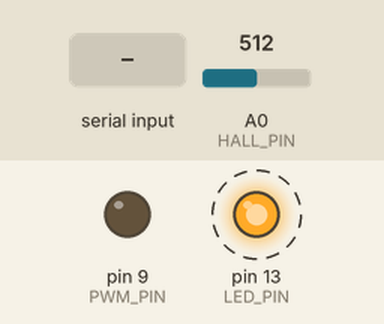
Recording of a sketch running on a simulated Arduino Uno, built for the host (arithmetic inside an expression is 32-bit, double 64-bit). Parts: output pins drawn as LEDs (lit = HIGH). Dashed ring = blinking. The inputs (shaded band) are chosen by the test bench; at power-on: A0 (HALL_PIN) = 512. What the sketch prints to the serial monitor is not drawn.

Above: at 1.2 s.
1.3 s: "s\n" received over Serial
3.4 s: "T90\n" received over Serial
6.4 s: "X90\n" received over Serial
Timing chart, 0 to 14.4 s (numbered marks = the images above; inputs shaded):
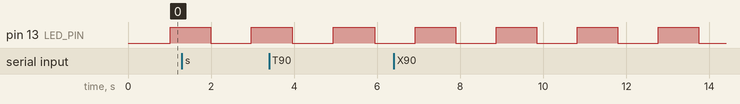

The sketch:

autotuner.ino
```cpp
// ════════════════════════════════════════════════════════════════════════════
//  autotuner.ino  —  Lavitator PID Auto-Tuner (Relay / Ziegler-Nichols)
//  Target : Arduino Nano (ATmega328P @ 16 MHz)
//
//  HOW IT WORKS:
//    1. Upload this sketch
//    2. Hold ball at levitation gap, then send  T  to start
//    3. The coil switches between HIGH and LOW duty (relay control)
//    4. The ball oscillates — the sketch measures frequency & amplitude
//    5. After 8 oscillation cycles it computes Kp and Kd automatically
//    6. Prints: "# RESULT Kp=X.XX Kd=Y.YY" — copy into maglev_simple.ino
//
//  Serial commands (115200 baud, Newline):
//    T     — start relay auto-tune (hold ball at gap first!)
//    X     — abort / stop
//    S346  — set setpoint ADC (default 346)
//
//  CSV output: time_ms, sensor_raw, output, state
// ════════════════════════════════════════════════════════════════════════════

#include <avr/io.h>
#include <math.h>      // fabs()
#include <stdlib.h>    // atof()

// ── Hardware ──────────────────────────────────────────────────────────────────
#define HALL_PIN          A0
#define PWM_PIN            9
#define LED_PIN           13

#define PWM_MAX          511
#define PWM_SOFT_LIMIT   480
#define LOOP_US          1000UL
#define SERIAL_BAUD      115200UL
#define HALL_OVERSAMPLE   16

// ── Tuner settings ────────────────────────────────────────────────────────────
#define SETPOINT          346.0f   // your measured levitation ADC
#define PWM_BIAS          265.0f   // your measured equilibrium duty
#define RELAY_AMP          50.0f   // relay step ± this value around bias
#define SETTLE_MS         2500UL   // wait for system to settle before relay starts
#define TUNE_CROSSINGS      16     // half-cycles to average (8 full cycles)
#define SAFETY_LOW         150     // ADC below this = contact → abort
#define SAFETY_HIGH        490     // ADC above this = fallen → abort

// ── State machine ────────────────────────────────────────────────────────
#define ST_IDLE     0
#define ST_SETTLING 1
#define ST_RELAY    2
#define ST_DONE     3
uint8_t g_state = ST_IDLE;

// ── Relay tracking ────────────────────────────────────────────────────────────
uint8_t  g_crossings      = 0;
uint32_t g_lastCrossMs    = 0;
float    g_halfPeriodSum  = 0.0f;   // sum of half-period durations (ms)
float    g_peakMax        = 0.0f;   // max ADC seen since last crossing
float    g_peakMin        = 1023.0f;// min ADC seen since last crossing
float    g_ampSum         = 0.0f;   // sum of half-amplitudes
bool     g_lastAbove      = false;  // was sensor above setpoint last tick?
uint32_t g_settleStart    = 0;

// Results
float g_resultKp = 0, g_resultKd = 0;

// ── Loop timing ───────────────────────────────────────────────────────────────
uint32_t g_lastLoopUs = 0;

// ── Command buffer ────────────────────────────────────────────────────────────
static char    g_cmdBuf[12];
static uint8_t g_cmdIdx = 0;
float g_setpoint = SETPOINT;

// ── Interference Canceller ───────────────────────────────────────────────────
// Calibrated coil interference table (maps 9-bit PWM to raw ADC drop)
static const int offsetTable[256] = {
  455,455,455,455,455,455,455,455,455,455,
  455,455,455,455,455,455,455,455,455,455,
  455,455,455,455,455,455,455,455,455,455,
  455,455,455,455,455,455,455,455,455,455,
  455,455,455,455,455,455,455,455,455,455,
  455,455,455,455,455,455,455,455,455,455,
  455,455,455,455,455,455,455,455,455,455,
  455,455,455,455,455,455,455,455,455,455,
  455,455,455,455,455,455,455,455,455,455,
  455,455,455,455,455,455,454,455,455,454,
  454,454,453,453,452,451,450,449,448,447,
  445,443,440,439,435,431,427,422,415,411,
  404,397,390,383,375,367,358,350,342,334,
  326,319,314,310,306,304,303,301,300,299,
  299,298,297,297,296,297,296,296,296,295,
  295,295,295,295,295,295,295,295,295,295,
  295,295,295,295,295,295,295,295,295,295,
  295,295,295,295,294,295,295,295,295,295,
  295,295,295,295,294,295,295,295,294,295,
  294,295,294,295,294,294,295,295,294,295,
  295,294,294,295,295,295,294,294,295,295,
  294,294,295,294,294,294,294,294,295,294,
  295,295,295,294,295,294,294,294,295,294,
  294,295,295,295,295,294,294,295,294,294,
  294,295,295,294,294,295,294,294,294,294,
  295,295,295,294,295,295
};

float calcExpectedOffset(uint16_t duty9bit) {
  int pwm = (int)(duty9bit / 2);
  if (pwm > 255) pwm = 255;

  // Average 5 surrounding points to smooth out the curve
  int start = pwm - 2; if (start < 0)   start = 0;
  int end   = pwm + 2; if (end   > 255) end   = 255;

  long sum = 0;
  int count = 0;
  for (int i = start; i <= end; i++) {
    sum += offsetTable[i];
    count++;
  }
  return (float)sum / (float)count;
}

uint16_t g_lastDuty = 0;

// ─────────────────────────────────────────────────────────────────────────────

void pwmBegin() {
  pinMode(PWM_PIN, OUTPUT);
  digitalWrite(PWM_PIN, LOW);
  TCCR1A = _BV(COM1A1) | _BV(WGM11);
  TCCR1B = _BV(WGM13) | _BV(WGM12) | _BV(CS10);
  ICR1   = (uint16_t)PWM_MAX;
  OCR1A  = 0;
}

void pwmSet(float duty) {
  int16_t d = (int16_t)duty;
  if (d < 0)              d = 0;
  if (d > PWM_SOFT_LIMIT) d = PWM_SOFT_LIMIT;
  OCR1A = (uint16_t)d;
  g_lastDuty = (uint16_t)d;
}

void pwmStop() {
  OCR1A = 0;
  g_lastDuty = 0;
}

void hallBegin() {
  pinMode(HALL_PIN, INPUT);
#if defined(__AVR_ATmega328P__) || defined(__AVR_ATmega168__)
  ADCSRA = (ADCSRA & 0xF8) | 0x04;
#endif
  for (uint8_t i = 0; i < 16; i++) { analogRead(HALL_PIN); delayMicroseconds(50); }
}

float hallRead() {
  uint32_t sum = 0;
  for (uint8_t i = 0; i < HALL_OVERSAMPLE; i++) sum += (uint16_t)analogRead(HALL_PIN);
  return (float)sum / (float)HALL_OVERSAMPLE;
}

void resetRelay() {
  g_crossings     = 0;
  g_halfPeriodSum = 0.0f;
  g_peakMax       = 0.0f;
  g_peakMin       = 1023.0f;
  g_ampSum        = 0.0f;
  g_lastCrossMs   = millis();
}

void computeResults() {
  // Average oscillation period (full cycle)
  float Tu = 2.0f * (g_halfPeriodSum / (float)(g_crossings - 1)) / 1000.0f; // seconds

  // Average amplitude (peak-to-peak / 2)
  float a  = g_ampSum / (float)(g_crossings - 1);

  // Ultimate gain: Ku = (4 * relay_amplitude) / (π * oscillation_amplitude)
  float Ku = (4.0f * RELAY_AMP) / (3.14159f * a);

  // Conservative Z-N (no-overshoot variant):
  g_resultKp = 0.33f * Ku;
  g_resultKd = 0.08f * Ku * Tu;

  Serial.println(F("# ────────────────────────────────────────────────"));
  Serial.println(F("# AUTO-TUNE COMPLETE"));
  Serial.print  (F("# Ultimate gain   Ku = ")); Serial.println(Ku, 4);
  Serial.print  (F("# Ultimate period Tu = ")); Serial.print(Tu, 4); Serial.println(F(" s"));
  Serial.print  (F("# Oscillation amp  a = ")); Serial.print(a, 2); Serial.println(F(" ADC"));
  Serial.println(F("# ────────────────────────────────────────────────"));
  Serial.print  (F("# RESULT Kp=")); Serial.print(g_resultKp, 4);
  Serial.print  (F(" Kd="));         Serial.println(g_resultKd, 4);
  Serial.println(F("# ────────────────────────────────────────────────"));
  Serial.println(F("# Copy these values into maglev_simple.ino:"));
  Serial.print  (F("#   #define KP_DEFAULT  ")); Serial.println(g_resultKp, 4);
  Serial.print  (F("#   #define KD_DEFAULT  ")); Serial.println(g_resultKd, 4);
  Serial.println(F("# ────────────────────────────────────────────────"));
}

void processSerial() {
  while (Serial.available() > 0) {
    char c = (char)Serial.read();
    if (c == '\n' || c == '\r') {
      if (g_cmdIdx > 0) {
        g_cmdBuf[g_cmdIdx] = '\0';
        char  cmd = g_cmdBuf[0];
        float val = (g_cmdIdx > 1) ? atof(g_cmdBuf + 1) : 0.0f;
        switch (cmd) {
          case 'T': case 't':
            if (g_state == ST_IDLE) {
              Serial.println(F("# Settling... hold ball at gap."));
              g_settleStart = millis();
              pwmSet(PWM_BIAS);
              resetRelay();
              g_state = ST_SETTLING;
            } else {
              Serial.println(F("# Already running. Send X to abort first."));
            }
            break;
          case 'X': case 'x':
            pwmStop();
            g_state = ST_IDLE;
            Serial.println(F("# Aborted."));
            break;
          case 'S': case 's':
            g_setpoint = val;
            Serial.print(F("# Setpoint = ")); Serial.println(val, 1);
            break;
          default:
            break;
        }
        g_cmdIdx = 0;
      }
    } else {
      if (g_cmdIdx < sizeof(g_cmdBuf) - 1) g_cmdBuf[g_cmdIdx++] = c;
    }
  }
}

// ─────────────────────────────────────────────────────────────────────────────

void setup() {
  Serial.begin(SERIAL_BAUD);
  uint32_t t0 = millis();
  while (!Serial && millis() - t0 < 3000UL) {}

  hallBegin();
  pwmBegin();
  pinMode(LED_PIN, OUTPUT);

  Serial.println(F("# ════════════════════════════════════════════════"));
  Serial.println(F("# Lavitator PID Auto-Tuner (Relay / Ziegler-Nichols)"));
  Serial.println(F("# Hold ball at levitation gap, then send:  T"));
  Serial.println(F("# S<val> = set setpoint (default 346)"));
  Serial.println(F("# X = abort"));
  Serial.println(F("# ════════════════════════════════════════════════"));
  Serial.println(F("time_ms,sensor_raw,output,state"));

  g_lastLoopUs = micros();
}

void loop() {
  uint32_t now     = micros();
  uint32_t elapsed = now - g_lastLoopUs;
  if (elapsed < LOOP_US) return;
  g_lastLoopUs = now;

  processSerial();

  // Read raw sensor and cancel out the coil's magnetic field
  float sensorRaw = hallRead();
  float expected  = calcExpectedOffset(g_lastDuty);

  // cleanSignal = Raw - Expected + Baseline (455)
  // This means if there is NO ball, cleanSignal is ALWAYS 455 regardless of PWM.
  // When the ball is near, cleanSignal will change and only reflect the ball!
  float cleanSignal = sensorRaw - expected + 455.0f;

  float output = 0.0f;
  uint8_t stateCode = 0;

  switch (g_state) {

    case ST_IDLE:
      pwmStop();
      stateCode = 0;
      break;

    case ST_SETTLING:
      stateCode = 1;
      output = PWM_BIAS;
      pwmSet(output);
      if (millis() - g_settleStart >= SETTLE_MS) {
        // Check sensor is near setpoint before starting relay
        if ((cleanSignal > g_setpoint ? cleanSignal - g_setpoint : g_setpoint - cleanSignal) < 60.0f) {
          Serial.println(F("# Relay starting..."));
          g_lastAbove    = (cleanSignal > g_setpoint);
          g_lastCrossMs  = millis();
          g_peakMax      = cleanSignal;
          g_peakMin      = cleanSignal;
          g_state        = ST_RELAY;
        } else {
          Serial.print(F("# Sensor not near setpoint ("));
          Serial.print(cleanSignal, 0);
          Serial.println(F("). Re-position ball or send S<new_val>, then T again."));
          pwmStop();
          g_state = ST_IDLE;
        }
      }
      break;

    case ST_RELAY: {
      stateCode = 2;

      // Safety check disabled during tuning for now, to avoid false aborts
      // We rely on the user to hit X if the ball falls.

      // Relay control: switch based on which side of setpoint we are
      bool above = (cleanSignal > g_setpoint);
      output = PWM_BIAS + (above ? -RELAY_AMP : +RELAY_AMP);
      pwmSet(output);

      // Track peak in current half-cycle
      if (cleanSignal > g_peakMax) g_peakMax = cleanSignal;
      if (cleanSignal < g_peakMin) g_peakMin = cleanSignal;

      // Detect zero-crossing (sensor crosses setpoint)
      if (above != g_lastAbove) {
        uint32_t now_ms       = millis();
        float    halfPeriodMs = (float)(now_ms - g_lastCrossMs);
        float    halfAmp      = (g_peakMax - g_peakMin);

        if (g_crossings > 0) {   // skip first (incomplete) half-cycle
          g_halfPeriodSum += halfPeriodMs;
          g_ampSum        += halfAmp;
          Serial.print(F("# Cycle half "));
          Serial.print(g_crossings);
          Serial.print(F("  half-T="));
          Serial.print(halfPeriodMs, 0);
          Serial.print(F("ms  amp="));
          Serial.println(halfAmp, 1);
        }

        // Reset peak tracking for next half-cycle
        g_peakMax      = cleanSignal;
        g_peakMin      = cleanSignal;
        g_lastCrossMs  = now_ms;
        g_lastAbove    = above;
        g_crossings++;

        if (g_crossings >= TUNE_CROSSINGS) {
          pwmStop();
          g_state = ST_DONE;
        }
      }
      break;
    }

    case ST_DONE:
      stateCode = 3;
      pwmStop();
      computeResults();
      g_state = ST_IDLE;
      break;
  }

  // LED: blinks fast during relay, slow when idle
  static uint16_t ledCount = 0;
  uint16_t ledPeriod = (g_state == ST_RELAY) ? (uint16_t)100 : (uint16_t)500;
  if (++ledCount >= ledPeriod) {
    ledCount = 0;
    digitalWrite(LED_PIN, !digitalRead(LED_PIN));
  }

  // CSV output every 5 cycles (~200Hz) for smooth Python plot
  static uint8_t logCount = 0;
  if (++logCount >= 5) {
    logCount = 0;
    Serial.print(millis());         Serial.print(',');
    Serial.print(cleanSignal, 1);   Serial.print(',');
    Serial.print(output, 1);        Serial.print(',');
    Serial.println(stateCode);
  }
}
```

Measured:
- by itself, pin 13 (LED_PIN): alternates HIGH for 0.98 s and LOW for 0.98 s
